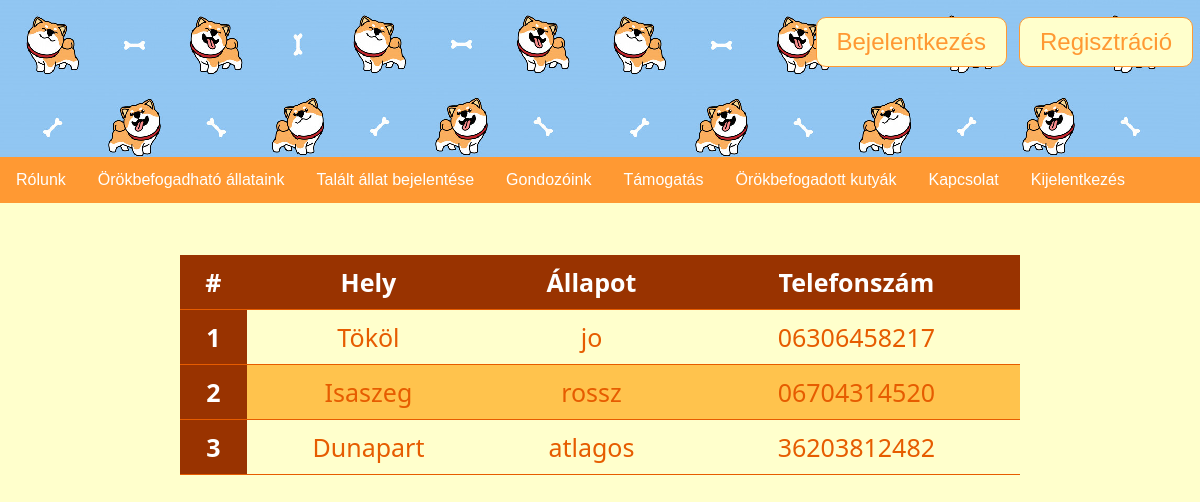
The app's page /talaltAllatok.php with its own data.
### tables this page shows
CREATE TABLE `talalt_allatok` (
  `id` int(11) NOT NULL,
  `kep` varchar(255),
  `hely` varchar(255) NOT NULL,
  `allapot` varchar(255) NOT NULL,
  `telefonszam` varchar(255) NOT NULL
);

### connect.php (called while the page is built, shortened)
<?php
function getConnection() {
	$connection = new PDO(DB_TYPE.':host='.DB_HOST.'; dbname='.DB_NAME.';',DB_USER, DB_PASS);
	$connection->exec("SET NAMES '".DB_CHARSET."'");
	return $connection;
}
function getList($queryString, $queryParams = []) {
	$connection = getConnection();
	$statement = $connection->prepare($queryString);
	$success = $statement->execute($queryParams);
	$result = $success ? $statement->fetchAll(PDO::FETCH_ASSOC) : [];
	return $result;
}
?>

### talaltAllatok.php (the view)
<?php
include 'index.php';
include 'tablastyle.php';
$query = "SELECT id,hely,allapot,telefonszam FROM talalt_allatok";
require_once 'connect.php';
$allatok = getList($query);
?>
<?php if(count($allatok)<=0) : ?>
    <h1>Nem található talált állat a táblában</h1>
<?php else : ?>
<table id="table" >
		<thead>
			<tr>
				<th scope="col">#</th>
				<th scope="col">Hely</th>
				<th scope="col">Állapot</th>
				<th scope="col">Telefonszám</th>
			</tr>
		</thead>
		<tbody>
			<?php $i = 0; ?>
			<?php foreach ($allatok as $g) : ?>
				<?php $i++; ?>
				<tr>
					<th scope="row"><?=$i ?></th>
					<td><?=$g['hely'] ?></td>
					<td><?=$g['allapot'] ?></td>
					<td><?=$g['telefonszam'] ?></td>
				</tr>
			<?php endforeach;?>
		</tbody>
	</table>
<?php endif; ?>

### CSS/app.css (style rules this page uses)
body { color:#e65c00; }

### index.php (style rules this page uses)
body { font-family: Arial, Helvetica, sans-serif; margin: 0; background: #ffffcc; }

### tablastyle.php (style rules this page uses)
#table tr, #table th, #table td { border-bottom: 1px solid #e65c00; padding: 10px; text-align: center; }
#table { font-family: system-ui; width: 70%; margin-left: auto; margin-right: auto; margin-top: 52px; font-size: 25px; border-collapse: collapse; }
#table tr:nth-child(even) { background-color: #ffc34d }
#table th { background-color: #993300; color: white; }

### records on screen
talalt_allatok: hely "Tököl", allapot "jo", telefonszam "06306458217"
talalt_allatok: hely "Isaszeg", allapot "rossz", telefonszam "06704314520"
talalt_allatok: hely "Dunapart", allapot "atlagos", telefonszam "36203812482"
